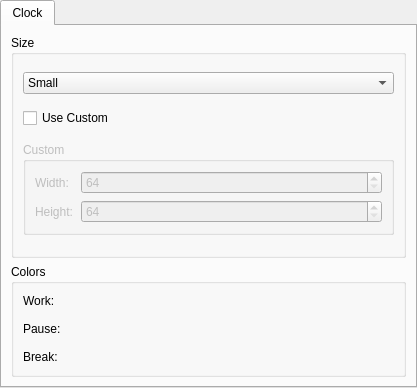
<?xml version="1.0" encoding="UTF-8"?>
<ui version="4.0">
 <class>AdvancedSettings</class>
 <widget class="QWidget" name="AdvancedSettings">
  <property name="geometry">
   <rect>
    <x>0</x>
    <y>0</y>
    <width>417</width>
    <height>388</height>
   </rect>
  </property>
  <property name="windowTitle">
   <string>Settings</string>
  </property>
  <layout class="QHBoxLayout" name="horizontalLayout">
   <property name="spacing">
    <number>0</number>
   </property>
   <property name="leftMargin">
    <number>0</number>
   </property>
   <property name="topMargin">
    <number>0</number>
   </property>
   <property name="rightMargin">
    <number>0</number>
   </property>
   <property name="bottomMargin">
    <number>0</number>
   </property>
   <item>
    <widget class="QTabWidget" name="tabWidget">
     <property name="currentIndex">
      <number>0</number>
     </property>
     <widget class="QWidget" name="tabClock">
      <attribute name="title">
       <string>Clock</string>
      </attribute>
      <layout class="QVBoxLayout" name="verticalLayout" stretch="0,0">
       <item>
        <widget class="QGroupBox" name="groupBox_2">
         <property name="sizePolicy">
          <sizepolicy hsizetype="Preferred" vsizetype="Expanding">
           <horstretch>0</horstretch>
           <verstretch>0</verstretch>
          </sizepolicy>
         </property>
         <property name="title">
          <string>Size</string>
         </property>
         <layout class="QVBoxLayout" name="verticalLayout_2">
          <item>
           <widget class="QWidget" name="widget_6" native="true">
            <property name="sizePolicy">
             <sizepolicy hsizetype="Preferred" vsizetype="Maximum">
              <horstretch>0</horstretch>
              <verstretch>0</verstretch>
             </sizepolicy>
            </property>
            <layout class="QHBoxLayout" name="horizontalLayout_7">
             <property name="leftMargin">
              <number>0</number>
             </property>
             <property name="topMargin">
              <number>0</number>
             </property>
             <property name="rightMargin">
              <number>0</number>
             </property>
             <property name="bottomMargin">
              <number>0</number>
             </property>
             <item>
              <widget class="QComboBox" name="comboBox">
               <property name="sizePolicy">
                <sizepolicy hsizetype="Expanding" vsizetype="Fixed">
                 <horstretch>0</horstretch>
                 <verstretch>0</verstretch>
                </sizepolicy>
               </property>
               <item>
                <property name="text">
                 <string>Small</string>
                </property>
               </item>
               <item>
                <property name="text">
                 <string>Normal</string>
                </property>
               </item>
               <item>
                <property name="text">
                 <string>Big</string>
                </property>
               </item>
              </widget>
             </item>
            </layout>
           </widget>
          </item>
          <item>
           <widget class="QCheckBox" name="checkBox">
            <property name="text">
             <string>Use Custom</string>
            </property>
           </widget>
          </item>
          <item>
           <widget class="QGroupBox" name="groupBox_3">
            <property name="enabled">
             <bool>false</bool>
            </property>
            <property name="sizePolicy">
             <sizepolicy hsizetype="Preferred" vsizetype="Maximum">
              <horstretch>0</horstretch>
              <verstretch>0</verstretch>
             </sizepolicy>
            </property>
            <property name="title">
             <string>Custom</string>
            </property>
            <layout class="QVBoxLayout" name="verticalLayout_4">
             <item>
              <widget class="QWidget" name="widget_4" native="true">
               <layout class="QHBoxLayout" name="horizontalLayout_5">
                <property name="leftMargin">
                 <number>0</number>
                </property>
                <property name="topMargin">
                 <number>0</number>
                </property>
                <property name="rightMargin">
                 <number>0</number>
                </property>
                <property name="bottomMargin">
                 <number>0</number>
                </property>
                <item>
                 <widget class="QLabel" name="label_4">
                  <property name="minimumSize">
                   <size>
                    <width>40</width>
                    <height>0</height>
                   </size>
                  </property>
                  <property name="text">
                   <string>Width:</string>
                  </property>
                 </widget>
                </item>
                <item>
                 <widget class="QSpinBox" name="boxWidth">
                  <property name="sizePolicy">
                   <sizepolicy hsizetype="Expanding" vsizetype="Fixed">
                    <horstretch>0</horstretch>
                    <verstretch>0</verstretch>
                   </sizepolicy>
                  </property>
                  <property name="minimum">
                   <number>64</number>
                  </property>
                  <property name="maximum">
                   <number>512</number>
                  </property>
                 </widget>
                </item>
               </layout>
              </widget>
             </item>
             <item>
              <widget class="QWidget" name="widget_5" native="true">
               <layout class="QHBoxLayout" name="horizontalLayout_6">
                <property name="leftMargin">
                 <number>0</number>
                </property>
                <property name="topMargin">
                 <number>0</number>
                </property>
                <property name="rightMargin">
                 <number>0</number>
                </property>
                <property name="bottomMargin">
                 <number>0</number>
                </property>
                <item>
                 <widget class="QLabel" name="label_5">
                  <property name="minimumSize">
                   <size>
                    <width>40</width>
                    <height>0</height>
                   </size>
                  </property>
                  <property name="text">
                   <string>Height:</string>
                  </property>
                 </widget>
                </item>
                <item>
                 <widget class="QSpinBox" name="boxHeight">
                  <property name="sizePolicy">
                   <sizepolicy hsizetype="Expanding" vsizetype="Fixed">
                    <horstretch>0</horstretch>
                    <verstretch>0</verstretch>
                   </sizepolicy>
                  </property>
                  <property name="minimum">
                   <number>64</number>
                  </property>
                  <property name="maximum">
                   <number>512</number>
                  </property>
                 </widget>
                </item>
               </layout>
              </widget>
             </item>
            </layout>
           </widget>
          </item>
         </layout>
        </widget>
       </item>
       <item>
        <widget class="QGroupBox" name="groupBox">
         <property name="title">
          <string>Colors</string>
         </property>
         <layout class="QVBoxLayout" name="verticalLayout_3">
          <property name="leftMargin">
           <number>0</number>
          </property>
          <property name="topMargin">
           <number>6</number>
          </property>
          <property name="rightMargin">
           <number>0</number>
          </property>
          <property name="bottomMargin">
           <number>6</number>
          </property>
          <item>
           <widget class="QWidget" name="widget_3" native="true">
            <layout class="QHBoxLayout" name="horizontalLayout_2">
             <property name="leftMargin">
              <number>9</number>
             </property>
             <property name="topMargin">
              <number>0</number>
             </property>
             <property name="rightMargin">
              <number>9</number>
             </property>
             <property name="bottomMargin">
              <number>0</number>
             </property>
             <item>
              <widget class="QLabel" name="label">
               <property name="sizePolicy">
                <sizepolicy hsizetype="Preferred" vsizetype="Preferred">
                 <horstretch>0</horstretch>
                 <verstretch>0</verstretch>
                </sizepolicy>
               </property>
               <property name="minimumSize">
                <size>
                 <width>40</width>
                 <height>0</height>
                </size>
               </property>
               <property name="text">
                <string>Work:</string>
               </property>
              </widget>
             </item>
             <item>
              <widget class="QPushButton" name="btnClockWorkColor">
               <property name="sizePolicy">
                <sizepolicy hsizetype="MinimumExpanding" vsizetype="Preferred">
                 <horstretch>0</horstretch>
                 <verstretch>0</verstretch>
                </sizepolicy>
               </property>
               <property name="styleSheet">
                <string notr="true"/>
               </property>
               <property name="text">
                <string/>
               </property>
               <property name="flat">
                <bool>true</bool>
               </property>
              </widget>
             </item>
            </layout>
           </widget>
          </item>
          <item>
           <widget class="QWidget" name="widget_2" native="true">
            <layout class="QHBoxLayout" name="horizontalLayout_3">
             <property name="leftMargin">
              <number>9</number>
             </property>
             <property name="topMargin">
              <number>0</number>
             </property>
             <property name="rightMargin">
              <number>9</number>
             </property>
             <property name="bottomMargin">
              <number>0</number>
             </property>
             <item>
              <widget class="QLabel" name="label_2">
               <property name="sizePolicy">
                <sizepolicy hsizetype="Preferred" vsizetype="Preferred">
                 <horstretch>0</horstretch>
                 <verstretch>0</verstretch>
                </sizepolicy>
               </property>
               <property name="minimumSize">
                <size>
                 <width>40</width>
                 <height>0</height>
                </size>
               </property>
               <property name="text">
                <string>Pause:</string>
               </property>
              </widget>
             </item>
             <item>
              <widget class="QPushButton" name="btnClockPauseColor">
               <property name="sizePolicy">
                <sizepolicy hsizetype="MinimumExpanding" vsizetype="Preferred">
                 <horstretch>0</horstretch>
                 <verstretch>0</verstretch>
                </sizepolicy>
               </property>
               <property name="text">
                <string/>
               </property>
               <property name="flat">
                <bool>true</bool>
               </property>
              </widget>
             </item>
            </layout>
           </widget>
          </item>
          <item>
           <widget class="QWidget" name="widget" native="true">
            <layout class="QHBoxLayout" name="horizontalLayout_4">
             <property name="topMargin">
              <number>0</number>
             </property>
             <property name="bottomMargin">
              <number>0</number>
             </property>
             <item>
              <widget class="QLabel" name="label_3">
               <property name="sizePolicy">
                <sizepolicy hsizetype="Preferred" vsizetype="Preferred">
                 <horstretch>0</horstretch>
                 <verstretch>0</verstretch>
                </sizepolicy>
               </property>
               <property name="minimumSize">
                <size>
                 <width>40</width>
                 <height>0</height>
                </size>
               </property>
               <property name="text">
                <string>Break:</string>
               </property>
              </widget>
             </item>
             <item>
              <widget class="QPushButton" name="btnClockBreakColor">
               <property name="sizePolicy">
                <sizepolicy hsizetype="MinimumExpanding" vsizetype="Preferred">
                 <horstretch>0</horstretch>
                 <verstretch>0</verstretch>
                </sizepolicy>
               </property>
               <property name="text">
                <string/>
               </property>
               <property name="flat">
                <bool>true</bool>
               </property>
              </widget>
             </item>
            </layout>
           </widget>
          </item>
         </layout>
        </widget>
       </item>
      </layout>
     </widget>
    </widget>
   </item>
  </layout>
 </widget>
 <resources/>
 <connections>
  <connection>
   <sender>checkBox</sender>
   <signal>clicked(bool)</signal>
   <receiver>groupBox_3</receiver>
   <slot>setEnabled(bool)</slot>
   <hints>
    <hint type="sourcelabel">
     <x>348</x>
     <y>96</y>
    </hint>
    <hint type="destinationlabel">
     <x>348</x>
     <y>116</y>
    </hint>
   </hints>
  </connection>
  <connection>
   <sender>checkBox</sender>
   <signal>toggled(bool)</signal>
   <receiver>comboBox</receiver>
   <slot>setDisabled(bool)</slot>
   <hints>
    <hint type="sourcelabel">
     <x>221</x>
     <y>87</y>
    </hint>
    <hint type="destinationlabel">
     <x>225</x>
     <y>65</y>
    </hint>
   </hints>
  </connection>
  <connection>
   <sender>boxWidth</sender>
   <signal>valueChanged(int)</signal>
   <receiver>AdvancedSettings</receiver>
   <slot>slotSizeChanged()</slot>
   <hints>
    <hint type="sourcelabel">
     <x>152</x>
     <y>138</y>
    </hint>
    <hint type="destinationlabel">
     <x>149</x>
     <y>-4</y>
    </hint>
   </hints>
  </connection>
  <connection>
   <sender>boxHeight</sender>
   <signal>valueChanged(int)</signal>
   <receiver>AdvancedSettings</receiver>
   <slot>slotSizeChanged()</slot>
   <hints>
    <hint type="sourcelabel">
     <x>162</x>
     <y>161</y>
    </hint>
    <hint type="destinationlabel">
     <x>196</x>
     <y>-8</y>
    </hint>
   </hints>
  </connection>
 </connections>
 <slots>
  <slot>slotSizeChanged()</slot>
 </slots>
</ui>
